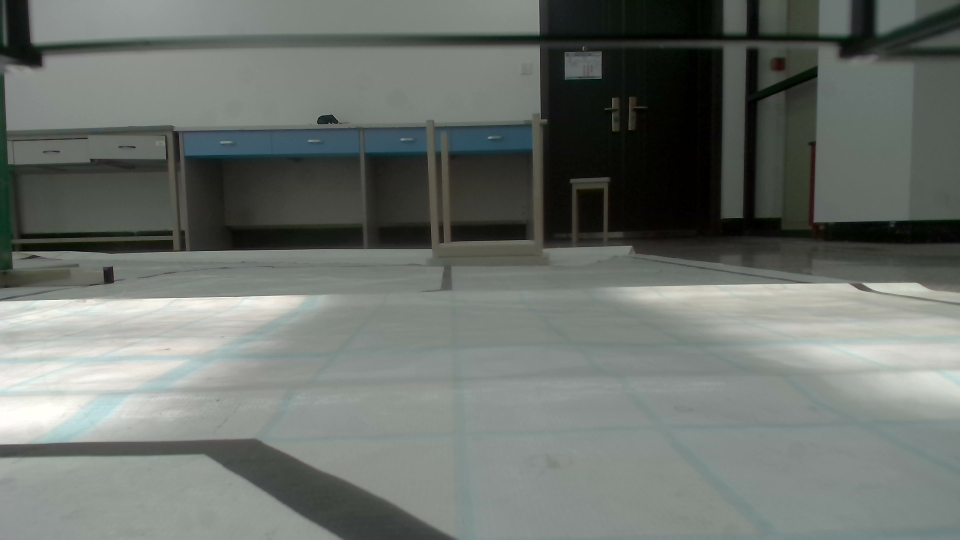
#> input picture 历年任务归档/05_绕杆立柱_雷达练兵/vision_debug_20260715_123005/20260715_123007_green.jpg, 1920 x 1080 px (shown at 1/2 size)
$ python -i pole_vision.py   (imports and definitions only)
#> lines starting #> are read from the running program, lines starting #| are printed output that depends on the picture; after the words box and inside, x2 and y2 are one past the last pixel; in counts of white or black regions, pixels touching at a corner belong together
#> further down, picture is the input picture: shape (1080, 1920, 3); mean B, G, R 108.7, 113.8, 108.1
### 历年任务归档/最初基线/Lcode/Logger.py
import logging
import os
import sys
import colorlog  # 控制台日志输入颜色


def get_logger():
    #配置颜色
    log_colors_config = {
        "DEBUG": "cyan",
        "INFO": "bold_green",
        "WARNING": "bold_yellow",
        "ERROR": "bold_red",
        "CRITICAL": "bold_purple",
    }
    text_colors_config = {
        "DEBUG": "cyan",
        "INFO": "white",
        "WARNING": "bold_yellow",
        "ERROR": "bold_red",
        "CRITICAL": "bold_purple",
    }
    logger = logging.getLogger()
    #生成日志文件
    path = os.path.dirname(os.path.realpath(sys.argv[0]))
    logFile = os.path.join(path, "fc_log.log")
    logger.setLevel(logging.DEBUG)

    fmtConsole = colorlog.ColoredFormatter(
        "\n\n%(log_color)s[%(levelname)s] %(asctime)s %(message_log_color)s%(message)s",
        "%Y-%m-%d %H:%M:%S",
        log_colors=log_colors_config,
        secondary_log_colors={"message": text_colors_config},
    )
    fmtFile = logging.Formatter(
        "[%(levelname)s] %(asctime)s\n%(message)s",
        "(%Y-%m-%d %H:%M:%S)",
    )
    fileHdl = logging.FileHandler(logFile, encoding="utf-8")
    consoleHdl = logging.StreamHandler()
    fileHdl.setLevel(logging.DEBUG)
    consoleHdl.setLevel(logging.INFO)
    fileHdl.setFormatter(fmtFile)
    consoleHdl.setFormatter(fmtConsole)
    logger.addHandler(fileHdl)
    logger.addHandler(consoleHdl)
    return logger


logger = get_logger()


# [18 lines left out: functions print, Exception_Catcher, not called in this run]

### 历年任务归档/05_绕杆立柱_雷达练兵/Lcode/pole_vision.py
"""前置摄像头红/绿杆塔颜色检测 — 纯函数部分，不依赖硬件，方便独立单元测试。
后台线程封装(PoleVision类)见本文件下半部分，见2026-07-14设计文档"视觉子系统"一节。
"""
import math
import os
import threading
import time

import cv2
import numpy as np

from Lcode.Logger import logger

CAMERA_FOCAL_PX = 1100.0  # 已标定焦距，见 drone_control/tools/camera_test_20260713/
CAMERA_FRAME_WIDTH = 1920
MIN_CONTOUR_AREA_PX = 200
# 2026-07-15新增：同一tick内dx_px单帧跳变超过这个像素数就存一张调试帧。
# 真机测试发现颜色锁定后(比如全程"green")dx_px仍会在两个相距很远的位置间
# 瞬时跳变，怀疑detect_target()在两个不同的同色连通域间切换选中目标——
# 颜色本身没变，之前"颜色切换才存图"的逻辑完全捕捉不到这种情况。
DX_JUMP_DEBUG_THRESHOLD_PX = 300
# 2026-07-15新增形状过滤：真机调试帧证实场地天花板有一根绿色油漆横梁(结构/
# 管道)，跟这次赛题的绿杆子颜色区间高度重合(横梁区域实测中位H=55,S=41，
# 完全落在当前绿色阈值40~75内，不是阈值太松导致的误判，是现场真的有同色
# 竞争目标)。横梁在画面里出现的连通域普遍扁平(实测4个假阳性样本高度
# 12~159px、宽49~172px)，而真杆子是细高的(实测样本宽200×高507px)——纯颜色
# 区分不开，靠形状可以：只接受"高度>=MIN_CONTOUR_HEIGHT_PX 且 高宽比>=
# MIN_HEIGHT_WIDTH_RATIO"的候选，横梁样本无一能通过(4个样本高度全部<200)，
# 真杆子样本轻松通过(507>=200, 507/200=2.54>=1.2)。这组阈值只用这次真机
# 测试采集的5张调试帧验证过，下次测试要确认在正常接近距离下杆子仍能通过
# 这两个新阈值(尤其是距离较远、杆子在画面里显得矮小时)，不能想当然。
MIN_CONTOUR_HEIGHT_PX = 200
MIN_HEIGHT_WIDTH_RATIO = 1.2

# HSV阈值。红色注意色相环绕0/180两段，取并集。
# 2026-07-14现场标定：红色初始值(S_min=120)完全没识别到实际赛题杆子——真杆子
# 是偏暗的砖红/暗红色，不是鲜艳正红，实测干净区域(排除杆身反光高光条纹后)
# S集中在41~98(中位69)、V集中在94~183(中位133)，比初始假设的鲜艳红低得多。
# 调整为S_min=35/V_min=80，真机验证过(照片见camera_test_20260714)：能正确框住
# 杆子本体(最大连通域约12000px)，明显大于背景干扰物(<4000px)。
# 绿色同一天标定：第一次远距离采样(~5m)测到的是几乎无饱和度的灰绿色(S中位
# 14~24)，跟这次调近距离(~2m)后重新采样的结果(S集中26~89，中位54)差异巨大——
# 说明这颗摄像头下绿色的可辨识饱和度对距离/曝光很敏感，远距离时颜色信号可能
# 弱到不可用，需要后续在APPROACHING实际接近距离下复测确认。当前阈值按近距离
# 样本调，真机验证过：最大连通域约16000px，明显大于最大干扰物(<5000px)。
# 2026-07-14真机测试暴露绿色阈值(hue上限90)偏松：现场只摆红杆子测试时，红杆子
# 被正确识别(red连通域13094px)，但背景(地面防潮布/柜子一带，低饱和度灰色)被
# 误判成更大的绿色连通域(22309px, H集中80~95/S集中23~37/V集中137~172)，area
# 比较逻辑选中了假绿色，实际真机复现"红杆子被识别成绿色目标"。把hue上限从90
# 收紧到75、S_min从25提到30，排除掉这块灰背景(H 80~95已在新范围外，S多数样本
# 在23~37也被新S_min过滤掉大半)。**这次调整只用背景负样本验证过，没有用真实
# 绿色杆子正样本复核**，下次真机测试前必须先拿绿色杆子单独现场测一次确认still能
# 正确识别，不能想当然。
HSV_RANGES = {
    "red": [((0, 35, 80), (10, 255, 255)), ((170, 35, 80), (180, 255, 255))],
    "green": [((40, 30, 60), (75, 255, 255))],
}


def detect_target(frame_bgr, colors=("red", "green"), hsv_ranges=None,
                   min_area=MIN_CONTOUR_AREA_PX, min_height=MIN_CONTOUR_HEIGHT_PX,
                   min_height_width_ratio=MIN_HEIGHT_WIDTH_RATIO):
    """在BGR图像里找`colors`范围内面积最大的、形状像杆子的连通域，返回(dx_px, color)。

    dx_px = 目标质心像素x - 画面中心x，没找到任何满足条件的目标时返回(None, None)。
    colors参数用于颜色锁定(APPROACHING阶段只传锁定的那一个颜色，忽略画面里出现
    的另一色，见2026-07-14设计文档"颜色锁定"一节)。
    2026-07-15新增形状过滤：同一颜色内按面积从大到小遍历候选连通域，跳过高度
    或高宽比不达标的(比如场地里跟杆子同色的横梁，扁平但面积可能很大)，取第一个
    通过形状检查的作为该颜色的候选，而不是像之前那样直接认定面积最大的就是目标。
    """
#> called with colors = ('red', 'green'), min_area = 200, min_height = 200, min_height_width_ratio = 1.2
    ranges = hsv_ranges or HSV_RANGES
    hsv = cv2.cvtColor(frame_bgr, cv2.COLOR_BGR2HSV)
#> hsv: shape (1080, 1920, 3); mean H, S, V 58.9, 31.4, 114.2
    width = frame_bgr.shape[1]
#> width = 1920

    best_area = 0
    best_color = None
    best_cx = None

    for color in colors:
        mask = None
        for lower, upper in ranges[color]:
            m = cv2.inRange(hsv, np.array(lower), np.array(upper))
            mask = m if mask is None else (mask | m)
        contours, _ = cv2.findContours(mask, cv2.RETR_EXTERNAL, cv2.CHAIN_APPROX_SIMPLE)
        for c in sorted(contours, key=cv2.contourArea, reverse=True):
            area = cv2.contourArea(c)
            if area < min_area:
                break  # 已按面积降序排列，后面的只会更小，不用再看
            _, _, w, h = cv2.boundingRect(c)
            if h < min_height or w == 0 or (h / w) < min_height_width_ratio:
                continue  # 形状太扁，不像杆子，看这个颜色下一个候选
            if area > best_area:
                moments = cv2.moments(c)
                if moments["m00"] == 0:
                    continue
                best_area = area
                best_color = color
                best_cx = moments["m10"] / moments["m00"]
            break  # 这个颜色已经取到面积最大的合格候选
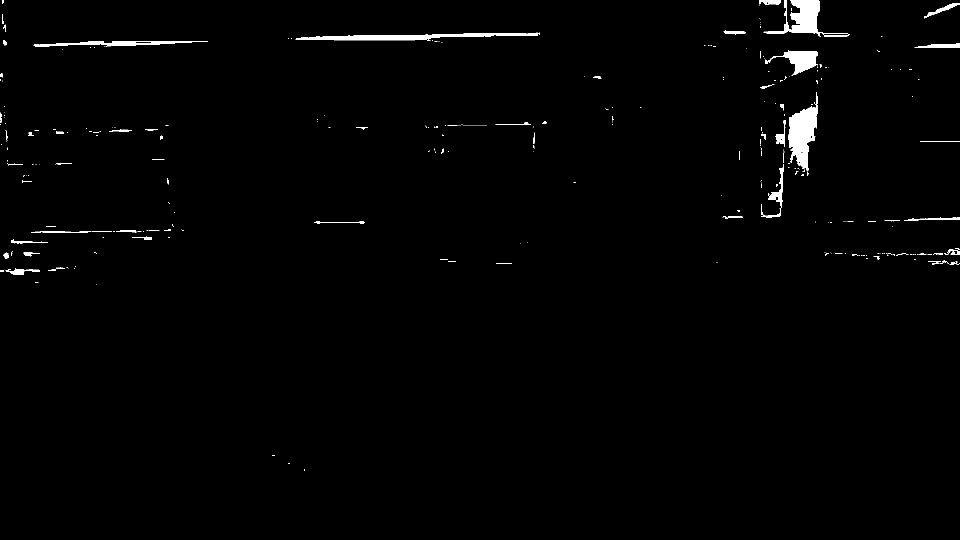
#> mask: shape (1080, 1920) (shown at 1/2 size); 1.2% white; 335 white regions (262 under 20 px), largest, box (x1, y1, x2, y2) and area: (1576, 184, 1635, 343) 4822, (1527, 0, 1700, 74) 4101, (591, 65, 1077, 82) 3511
#> after the loop, best_area = 0

    if best_color is None:
        return None, None
    return best_cx - width / 2.0, best_color


def azimuth_from_dx(dx_px, focal_px=CAMERA_FOCAL_PX):
    """像素偏移换算成方位角(弧度)，见2026-07-13设计文档"阶段2视觉辅助方案"一节的公式。"""
    return math.atan(dx_px / focal_px)


class PoleVision:
    """后台线程持续拉前置摄像头帧+HSV检测，主循环每tick只读`latest()`共享的最新
    结果，不阻塞30ms主循环通信实时性(见2026-07-14设计文档"视觉子系统"一节)。

    摄像头打不开时`start()`返回False、不起线程，`latest()`永远返回全None——
    PATROL态的"雷达+视觉双确认"触发条件因此永远不满足，等同于阶段1纯雷达场景，
    不会抛异常也不会阻塞主循环(2026-07-14审查记录的已知风险3：视觉系统整体故障
    时任务会一直卡在PATROL直到超时，此处只保证不crash，卡死风险本身按之前讨论
    "先记着，等真机测试暴露出来再处理"，不在本次范围内解决)。
    """

    # [30 lines left out: functions __init__, start, not called in this run]

    def stop(self):
        self._running = False

    # [5 lines left out: function set_locked_color, not called in this run]

    def latest(self):
        with self._lock:
            return dict(self._latest)

    # [30 lines left out: functions _loop, _save_debug_frame, not called in this run]

>>> import cv2
>>> picture = cv2.imread('../vision_debug_20260715_123005/20260715_123007_green.jpg')
>>> result = detect_target(picture)
